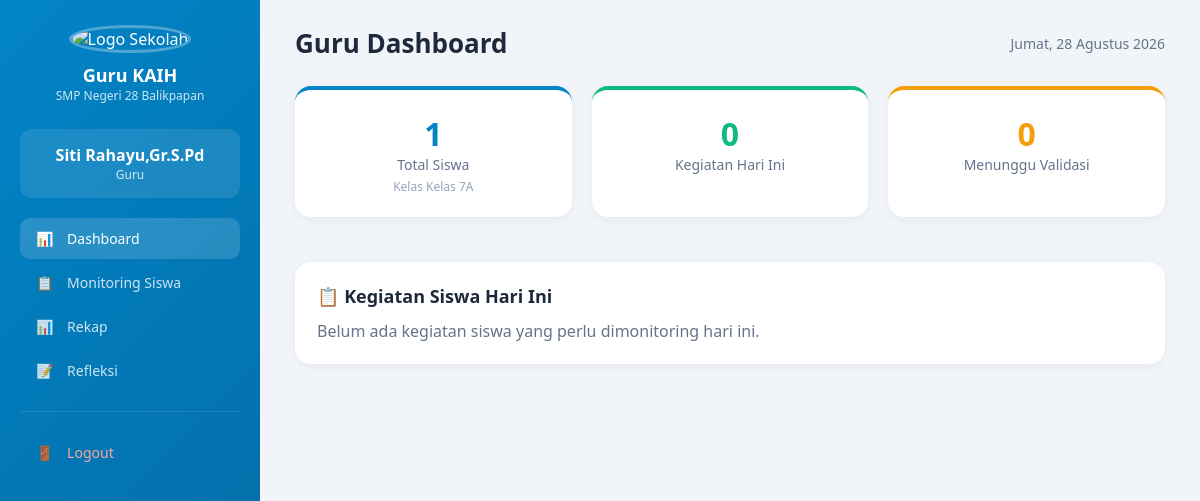
Before: /aplikasi/guru/index.php (signed in) with the older database file.
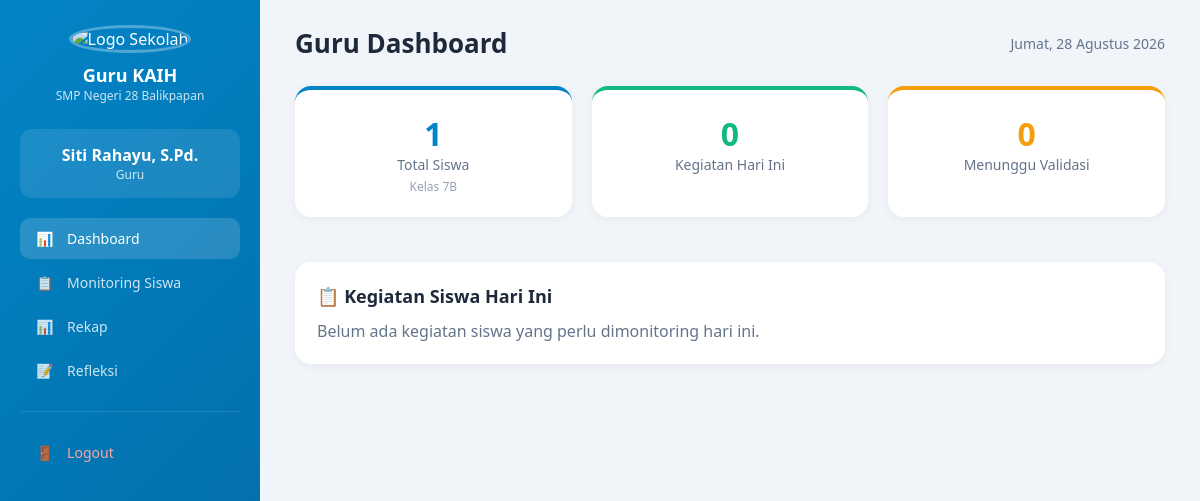
After: the same page with the newer database file.
### tables this page shows
CREATE TABLE `guru` (
  `id` bigint UNSIGNED NOT NULL,
  `nip` varchar(30) NOT NULL,
  `nama_guru` varchar(100) NOT NULL,
  `kelas` varchar(255) DEFAULT NULL,
  `alamat` text,
  `no_hp` varchar(20) DEFAULT NULL,
  `jabatan` varchar(50) DEFAULT NULL,
  `created_at` timestamp NULL DEFAULT NULL,
  `updated_at` timestamp NULL DEFAULT NULL
);

### aplikasi/includes/auth.php (called while the page is built, shortened)
<?php
require_once __DIR__ . '/../../config/database.php';
try {
    $stmt = $pdo->prepare("SELECT u.*,
        CASE
            WHEN u.role = 'guru' THEN g.nama_guru
            WHEN u.role = 'siswa' THEN s.nama_siswa
            WHEN u.role = 'orang_tua' THEN 'Orang Tua'
            ELSE u.username
        END as nama_lengkap
        FROM users u
        LEFT JOIN guru g ON u.guru_id = g.id
        LEFT JOIN siswa s ON u.siswa_id = s.id
        WHERE u.id = ?");
    $stmt->execute([$_SESSION['user_id']]);
    $user = $stmt->fetch(PDO::FETCH_ASSOC);
} catch (PDOException $e) {
    $user = ['nama_lengkap' => $_SESSION['username']];
}
?>

### aplikasi/guru/index.php (the view, shortened to what the changed rows need)
<?php
require_once '../includes/header-kaih.php';
require_once '../../config/database.php';
$guru_id = $_SESSION['guru_id'] ?? 0;
$kelas_guru = '';
if ($guru_id > 0) {
    try {
        $stmt = $pdo->prepare("SELECT kelas FROM guru WHERE id = ?");
        $stmt->execute([$guru_id]);
        $guru = $stmt->fetch();
        if ($guru) {
            $kelas_guru = $guru['kelas'] ?? '';
        }
    } catch (PDOException $e) {
    }
}
$total_siswa = 0;
if ($kelas_guru) {
    try {
        $stmt = $pdo->prepare("SELECT COUNT(*) as total FROM siswa WHERE kelas = ?");
        $stmt->execute([$kelas_guru]);
        $total_siswa = $stmt->fetchColumn();
    } catch (PDOException $e) {
    }
}
?>
<div style="display: grid; grid-template-columns: repeat(auto-fit, minmax(200px, 1fr)); gap: 20px; margin-bottom: 25px;">
    <div class="card" style="text-align: center; border-top: 4px solid #0284c7;">
        <div style="font-size: 32px; font-weight: 800; color: #0284c7;"><?php echo $total_siswa; ?></div>
        <div style="color: #64748b; font-size: 14px;">Total Siswa</div>
        <?php if ($kelas_guru): ?>
        <div style="color: #94a3b8; font-size: 12px; margin-top: 4px;">Kelas <?php echo htmlspecialchars($kelas_guru); ?></div>
        <?php endif; ?>
    </div>
</div>

### aplikasi/includes/header-kaih.php (shortened to what the changed rows need)
<?php
require_once __DIR__ . '/auth.php';
$role = $_SESSION['role'];
$nama = $user['nama_lengkap'] ?? $_SESSION['username'];
?>
<!DOCTYPE html>
<html lang="id">
<head>
</head>
<body>
<div class="sidebar" id="sidebar">
    <div class="logo">
        <h2><?php echo ucfirst($role); ?> KAIH</h2>
    </div>
    <div class="user-info">
        <div class="name"><?php echo htmlspecialchars($nama); ?></div>
        <div class="role"><?php echo ucfirst($role); ?></div>
    </div>
</div>
<div class="main-content">
    <div class="header">
        <div style="display: flex; align-items: center; gap: 15px;">
            <h1><?php echo ucfirst($role); ?> Dashboard</h1>
        </div>
    </div>

Changed rows visible on the page:
changed guru: kelas "Kelas 7A" → "7B"
Other visible differences:
$nama: "Siti Rahayu,Gr.S.Pd" → "Siti Rahayu, S.Pd."
